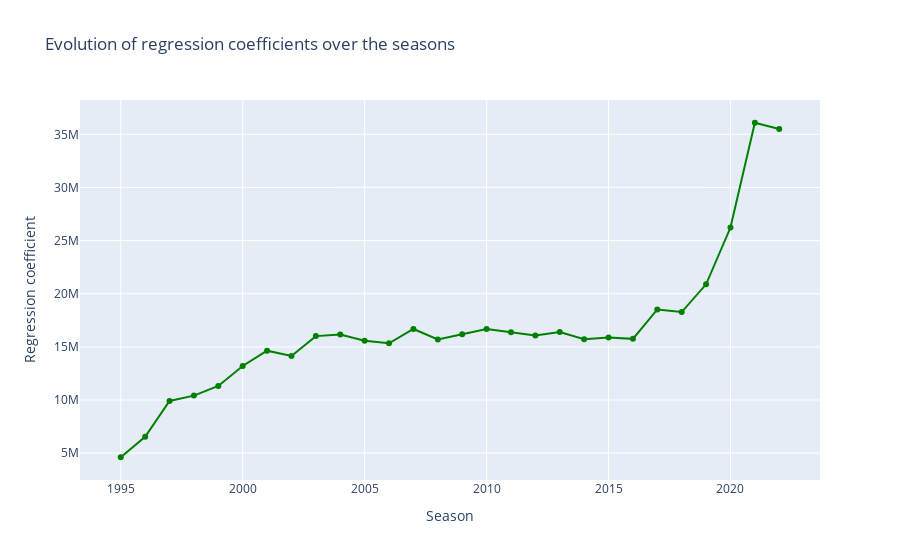

Here is the notebook cell this chart was saved with:
### Code cell
#generate list of coefficients of linear regression for all available seasons
coeff_lin = [sublist[0] for sublist in (efficiency_plot(df_efficiency, 'ratingPm', year=season, plot=False) for season in range(1995,2024))]

#build graph
fig = go.Figure()
fig.add_trace(go.Scatter(x=np.arange(1995,2023),
                         y=coeff_lin,
                         mode='lines+markers',
                         name='Coeffs',
                         hovertemplate='Season: %{x}<br>Season: %{y}<extra></extra>',
                         line=dict(color='green')))

fig.update_layout(title='Evolution of regression coefficients over the seasons', xaxis_title='Season', yaxis_title='Regression coefficient',
                  hovermode='closest')
fig.show()

### Figure 1 — Plotly figure (JSON) as saved in the notebook; plotly's stock layout.template omitted (floating-point values rounded to 4 significant figures)
{"data": [{"hovertemplate": "Season: %{x}<br>Season: %{y}<extra></extra>", "line": {"color": "green"}, "mode": "lines+markers", "name": "Coeffs", "type": "scatter", "x": [1995, 1996, 1997, 1998, 1999, 2000, 2001, 2002, 2003, 2004, 2005, 2006, 2007, 2008, 2009, 2010, 2011, 2012, 2013, 2014, 2015, 2016, 2017, 2018, 2019, 2020, 2021, 2022], "y": [4613000.0, 6531000.0, 9913000.0, 10410000.0, 11320000.0, 13200000.0, 14640000.0, 14140000.0, 16010000.0, 16170000.0, 15580000.0, 15340000.0, 16690000.0, 15700000.0, 16190000.0, 16670000.0, 16380000.0, 16080000.0, 16390000.0, 15730000.0, 15880000.0, 15750000.0, 18520000.0, 18280000.0, 20890000.0, 26230000.0, 36090000.0, 35510000.0, 37680000.0]}], "layout": {"hovermode": "closest", "title": {"text": "Evolution of regression coefficients over the seasons"}, "xaxis": {"title": {"text": "Season"}}, "yaxis": {"title": {"text": "Regression coefficient"}}}}
